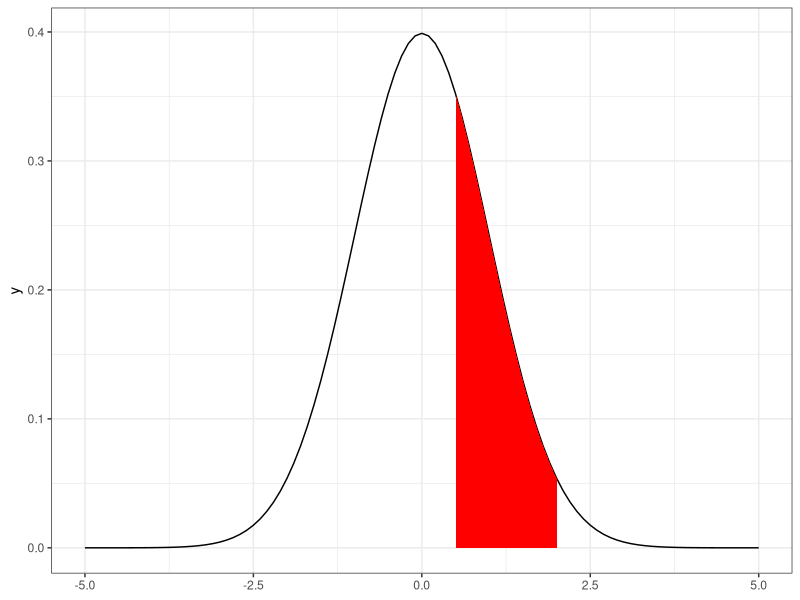

Here is the R script that generated this plot:
## ---- chunk 1
setwd("C:/Users/justg/Dropbox (University of Oregon)")
library(tidyverse)
## ---- chunk 2
ggplot() +
  stat_function(fun = dnorm, geom = "line") +
  stat_function(fun = dnorm, geom = "area",
  fill = "red", xlim = c(0.5, 2)) + xlim(-5, 5) +
  theme_bw()
  
## ---- chunk 3
# Set seed
set.seed(1821)

# Generate sample data
data <- rnorm(100, mean = 7, sd = 1)


# Make log-likelihood function
log_likelihood <- function(params, data) {
  mu <- params[1]
  sigma <- params[2]
  n <- length(data)
  logL <- -n/2 * log(2 * pi * sigma^2) - sum((data - mu)^2) / (2 * sigma^2)
  return(logL) # Log-likelihood
}

# Specify parameter guesses
initial_params <- c(mean(data), sd(data))

# Perform maximization
result <- optim(par = initial_params, fn = log_likelihood, data = data, control = list(fnscale = -1))

# Extract the estimated parameters
estimated_params <- result$par

# Display the estimated parameters
estimated_params
